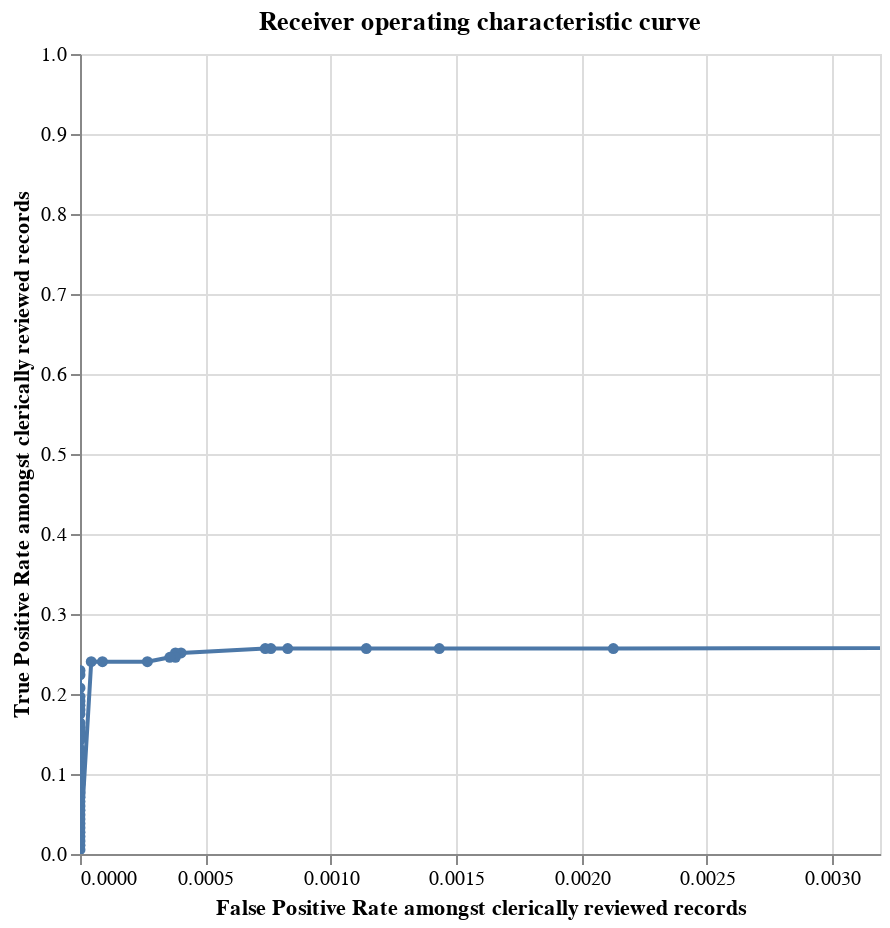

The notebook cell saved with this chart:
### Code cell
from splink.truth import labels_with_splink_scores, roc_chart, precision_recall_chart


roc_chart(labels_and_scores, spark)

### Figure 1 — Vega-Lite specification as saved in the notebook (floating-point values rounded to 4 significant figures)
{"$schema": "https://vega.github.io/schema/vega-lite/v4.8.1.json", "config": {"view": {"continuousHeight": 300, "continuousWidth": 400}}, "data": {"name": "data-fadd0e93e9546856cbc745a99e65285d", "values": [{"FN": 0, "FN_rate": 0, "FP": 44667, "FP_rate": 1, "N": 44667, "N_rate": 0.9959, "P": 183, "P_rate": 0.00408, "TN": 0, "TN_rate": 0, "TP": 183, "TP_rate": 1, "precision": 0.00408, "recall": 1, "row_count": 44850, "truth_threshold": 0}, {"FN": 136, "FN_rate": 0.7432, "FP": 95, "FP_rate": 0.002127, "N": 44667, "N_rate": 0.9959, "P": 183, "P_rate": 0.00408, "TN": 44572, "TN_rate": 0.9979, "TP": 47, "TP_rate": 0.2568, "precision": 0.331, "recall": 0.2568, "row_count": 44850, "truth_threshold": 0.004529}, {"FN": 136, "FN_rate": 0.7432, "FP": 64, "FP_rate": 0.001433, "N": 44667, "N_rate": 0.9959, "P": 183, "P_rate": 0.00408, "TN": 44603, "TN_rate": 0.9986, "TP": 47, "TP_rate": 0.2568, "precision": 0.4234, "recall": 0.2568, "row_count": 44850, "truth_threshold": 0.009696}, {"FN": 136, "FN_rate": 0.7432, "FP": 51, "FP_rate": 0.001142, "N": 44667, "N_rate": 0.9959, "P": 183, "P_rate": 0.00408, "TN": 44616, "TN_rate": 0.9989, "TP": 47, "TP_rate": 0.2568, "precision": 0.4796, "recall": 0.2568, "row_count": 44850, "truth_threshold": 0.01086}, {"FN": 136, "FN_rate": 0.7432, "FP": 37, "FP_rate": 0.0008284, "N": 44667, "N_rate": 0.9959, "P": 183, "P_rate": 0.00408, "TN": 44630, "TN_rate": 0.9992, "TP": 47, "TP_rate": 0.2568, "precision": 0.5595, "recall": 0.2568, "row_count": 44850, "truth_threshold": 0.02307}, {"FN": 136, "FN_rate": 0.7432, "FP": 34, "FP_rate": 0.0007612, "N": 44667, "N_rate": 0.9959, "P": 183, "P_rate": 0.00408, "TN": 44633, "TN_rate": 0.9992, "TP": 47, "TP_rate": 0.2568, "precision": 0.5802, "recall": 0.2568, "row_count": 44850, "truth_threshold": 0.04207}, {"FN": 136, "FN_rate": 0.7432, "FP": 33, "FP_rate": 0.0007388, "N": 44667, "N_rate": 0.9959, "P": 183, "P_rate": 0.00408, "TN": 44634, "TN_rate": 0.9993, "TP": 47, "TP_rate": 0.2568, "precision": 0.5875, "recall": 0.2568, "row_count": 44850, "truth_threshold": 0.05451}, {"FN": 137, "FN_rate": 0.7486, "FP": 18, "FP_rate": 0.000403, "N": 44667, "N_rate": 0.9959, "P": 183, "P_rate": 0.00408, "TN": 44649, "TN_rate": 0.9996, "TP": 46, "TP_rate": 0.2514, "precision": 0.7188, "recall": 0.2514, "row_count": 44850, "truth_threshold": 0.05999}, {"FN": 137, "FN_rate": 0.7486, "FP": 17, "FP_rate": 0.0003806, "N": 44667, "N_rate": 0.9959, "P": 183, "P_rate": 0.00408, "TN": 44650, "TN_rate": 0.9996, "TP": 46, "TP_rate": 0.2514, "precision": 0.7302, "recall": 0.2514, "row_count": 44850, "truth_threshold": 0.08191}, {"FN": 138, "FN_rate": 0.7541, "FP": 17, "FP_rate": 0.0003806, "N": 44667, "N_rate": 0.9959, "P": 183, "P_rate": 0.00408, "TN": 44650, "TN_rate": 0.9996, "TP": 45, "TP_rate": 0.2459, "precision": 0.7258, "recall": 0.2459, "row_count": 44850, "truth_threshold": 0.09581}, {"FN": 138, "FN_rate": 0.7541, "FP": 16, "FP_rate": 0.0003582, "N": 44667, "N_rate": 0.9959, "P": 183, "P_rate": 0.00408, "TN": 44651, "TN_rate": 0.9996, "TP": 45, "TP_rate": 0.2459, "precision": 0.7377, "recall": 0.2459, "row_count": 44850, "truth_threshold": 0.1104}, {"FN": 139, "FN_rate": 0.7596, "FP": 12, "FP_rate": 0.0002687, "N": 44667, "N_rate": 0.9959, "P": 183, "P_rate": 0.00408, "TN": 44655, "TN_rate": 0.9997, "TP": 44, "TP_rate": 0.2404, "precision": 0.7857, "recall": 0.2404, "row_count": 44850, "truth_threshold": 0.1221}, {"FN": 139, "FN_rate": 0.7596, "FP": 4, "FP_rate": 8.955e-05, "N": 44667, "N_rate": 0.9959, "P": 183, "P_rate": 0.00408, "TN": 44663, "TN_rate": 0.9999, "TP": 44, "TP_rate": 0.2404, "precision": 0.9167, "recall": 0.2404, "row_count": 44850, "truth_threshold": 0.1334}, {"FN": 139, "FN_rate": 0.7596, "FP": 2, "FP_rate": 4.478e-05, "N": 44667, "N_rate": 0.9959, "P": 183, "P_rate": 0.00408, "TN": 44665, "TN_rate": 1.0, "TP": 44, "TP_rate": 0.2404, "precision": 0.9565, "recall": 0.2404, "row_count": 44850, "truth_threshold": 0.2304}, {"FN": 141, "FN_rate": 0.7705, "FP": 0, "FP_rate": 0, "N": 44667, "N_rate": 0.9959, "P": 183, "P_rate": 0.00408, "TN": 44667, "TN_rate": 1, "TP": 42, "TP_rate": 0.2295, "precision": 1, "recall": 0.2295, "row_count": 44850, "truth_threshold": 0.324}, {"FN": 142, "FN_rate": 0.776, "FP": 0, "FP_rate": 0, "N": 44667, "N_rate": 0.9959, "P": 183, "P_rate": 0.00408, "TN": 44667, "TN_rate": 1, "TP": 41, "TP_rate": 0.224, "precision": 1, "recall": 0.224, "row_count": 44850, "truth_threshold": 0.6832}, {"FN": 145, "FN_rate": 0.7923, "FP": 0, "FP_rate": 0, "N": 44667, "N_rate": 0.9959, "P": 183, "P_rate": 0.00408, "TN": 44667, "TN_rate": 1, "TP": 38, "TP_rate": 0.2077, "precision": 1, "recall": 0.2077, "row_count": 44850, "truth_threshold": 0.8388}, {"FN": 147, "FN_rate": 0.8033, "FP": 0, "FP_rate": 0, "N": 44667, "N_rate": 0.9959, "P": 183, "P_rate": 0.00408, "TN": 44667, "TN_rate": 1, "TP": 36, "TP_rate": 0.1967, "precision": 1, "recall": 0.1967, "row_count": 44850, "truth_threshold": 0.8413}, {"FN": 148, "FN_rate": 0.8087, "FP": 0, "FP_rate": 0, "N": 44667, "N_rate": 0.9959, "P": 183, "P_rate": 0.00408, "TN": 44667, "TN_rate": 1, "TP": 35, "TP_rate": 0.1913, "precision": 1, "recall": 0.1913, "row_count": 44850, "truth_threshold": 0.879}, {"FN": 149, "FN_rate": 0.8142, "FP": 0, "FP_rate": 0, "N": 44667, "N_rate": 0.9959, "P": 183, "P_rate": 0.00408, "TN": 44667, "TN_rate": 1, "TP": 34, "TP_rate": 0.1858, "precision": 1, "recall": 0.1858, "row_count": 44850, "truth_threshold": 0.956}, {"FN": 150, "FN_rate": 0.8197, "FP": 0, "FP_rate": 0, "N": 44667, "N_rate": 0.9959, "P": 183, "P_rate": 0.00408, "TN": 44667, "TN_rate": 1, "TP": 33, "TP_rate": 0.1803, "precision": 1, "recall": 0.1803, "row_count": 44850, "truth_threshold": 0.9571}, {"FN": 151, "FN_rate": 0.8251, "FP": 0, "FP_rate": 0, "N": 44667, "N_rate": 0.9959, "P": 183, "P_rate": 0.00408, "TN": 44667, "TN_rate": 1, "TP": 32, "TP_rate": 0.1749, "precision": 1, "recall": 0.1749, "row_count": 44850, "truth_threshold": 0.9738}, {"FN": 153, "FN_rate": 0.8361, "FP": 0, "FP_rate": 0, "N": 44667, "N_rate": 0.9959, "P": 183, "P_rate": 0.00408, "TN": 44667, "TN_rate": 1, "TP": 30, "TP_rate": 0.1639, "precision": 1, "recall": 0.1639, "row_count": 44850, "truth_threshold": 0.9818}, {"FN": 154, "FN_rate": 0.8415, "FP": 0, "FP_rate": 0, "N": 44667, "N_rate": 0.9959, "P": 183, "P_rate": 0.00408, "TN": 44667, "TN_rate": 1, "TP": 29, "TP_rate": 0.1585, "precision": 1, "recall": 0.1585, "row_count": 44850, "truth_threshold": 0.9872}, {"FN": 155, "FN_rate": 0.847, "FP": 0, "FP_rate": 0, "N": 44667, "N_rate": 0.9959, "P": 183, "P_rate": 0.00408, "TN": 44667, "TN_rate": 1, "TP": 28, "TP_rate": 0.153, "precision": 1, "recall": 0.153, "row_count": 44850, "truth_threshold": 0.9877}, {"FN": 156, "FN_rate": 0.8525, "FP": 0, "FP_rate": 0, "N": 44667, "N_rate": 0.9959, "P": 183, "P_rate": 0.00408, "TN": 44667, "TN_rate": 1, "TP": 27, "TP_rate": 0.1475, "precision": 1, "recall": 0.1475, "row_count": 44850, "truth_threshold": 0.9914}, {"FN": 157, "FN_rate": 0.8579, "FP": 0, "FP_rate": 0, "N": 44667, "N_rate": 0.9959, "P": 183, "P_rate": 0.00408, "TN": 44667, "TN_rate": 1, "TP": 26, "TP_rate": 0.1421, "precision": 1, "recall": 0.1421, "row_count": 44850, "truth_threshold": 0.9935}, {"FN": 159, "FN_rate": 0.8689, "FP": 0, "FP_rate": 0, "N": 44667, "N_rate": 0.9959, "P": 183, "P_rate": 0.00408, "TN": 44667, "TN_rate": 1, "TP": 24, "TP_rate": 0.1311, "precision": 1, "recall": 0.1311, "row_count": 44850, "truth_threshold": 0.9976}, {"FN": 160, "FN_rate": 0.8743, "FP": 0, "FP_rate": 0, "N": 44667, "N_rate": 0.9959, "P": 183, "P_rate": 0.00408, "TN": 44667, "TN_rate": 1, "TP": 23, "TP_rate": 0.1257, "precision": 1, "recall": 0.1257, "row_count": 44850, "truth_threshold": 0.9986}, {"FN": 161, "FN_rate": 0.8798, "FP": 0, "FP_rate": 0, "N": 44667, "N_rate": 0.9959, "P": 183, "P_rate": 0.00408, "TN": 44667, "TN_rate": 1, "TP": 22, "TP_rate": 0.1202, "precision": 1, "recall": 0.1202, "row_count": 44850, "truth_threshold": 0.9987}, {"FN": 162, "FN_rate": 0.8852, "FP": 0, "FP_rate": 0, "N": 44667, "N_rate": 0.9959, "P": 183, "P_rate": 0.00408, "TN": 44667, "TN_rate": 1, "TP": 21, "TP_rate": 0.1148, "precision": 1, "recall": 0.1148, "row_count": 44850, "truth_threshold": 0.9994}, {"FN": 163, "FN_rate": 0.8907, "FP": 0, "FP_rate": 0, "N": 44667, "N_rate": 0.9959, "P": 183, "P_rate": 0.00408, "TN": 44667, "TN_rate": 1, "TP": 20, "TP_rate": 0.1093, "precision": 1, "recall": 0.1093, "row_count": 44850, "truth_threshold": 0.9997}, {"FN": 165, "FN_rate": 0.9016, "FP": 0, "FP_rate": 0, "N": 44667, "N_rate": 0.9959, "P": 183, "P_rate": 0.00408, "TN": 44667, "TN_rate": 1, "TP": 18, "TP_rate": 0.09836, "precision": 1, "recall": 0.09836, "row_count": 44850, "truth_threshold": 0.9998}, {"FN": 166, "FN_rate": 0.9071, "FP": 0, "FP_rate": 0, "N": 44667, "N_rate": 0.9959, "P": 183, "P_rate": 0.00408, "TN": 44667, "TN_rate": 1, "TP": 17, "TP_rate": 0.0929, "precision": 1, "recall": 0.0929, "row_count": 44850, "truth_threshold": 0.9999}, {"FN": 167, "FN_rate": 0.9126, "FP": 0, "FP_rate": 0, "N": 44667, "N_rate": 0.9959, "P": 183, "P_rate": 0.00408, "TN": 44667, "TN_rate": 1, "TP": 16, "TP_rate": 0.08743, "precision": 1, "recall": 0.08743, "row_count": 44850, "truth_threshold": 0.9999}, {"FN": 169, "FN_rate": 0.9235, "FP": 0, "FP_rate": 0, "N": 44667, "N_rate": 0.9959, "P": 183, "P_rate": 0.00408, "TN": 44667, "TN_rate": 1, "TP": 14, "TP_rate": 0.0765, "precision": 1, "recall": 0.0765, "row_count": 44850, "truth_threshold": 0.9999}, {"FN": 170, "FN_rate": 0.929, "FP": 0, "FP_rate": 0, "N": 44667, "N_rate": 0.9959, "P": 183, "P_rate": 0.00408, "TN": 44667, "TN_rate": 1, "TP": 13, "TP_rate": 0.07104, "precision": 1, "recall": 0.07104, "row_count": 44850, "truth_threshold": 0.9999}, {"FN": 171, "FN_rate": 0.9344, "FP": 0, "FP_rate": 0, "N": 44667, "N_rate": 0.9959, "P": 183, "P_rate": 0.00408, "TN": 44667, "TN_rate": 1, "TP": 12, "TP_rate": 0.06557, "precision": 1, "recall": 0.06557, "row_count": 44850, "truth_threshold": 1.0}, {"FN": 172, "FN_rate": 0.9399, "FP": 0, "FP_rate": 0, "N": 44667, "N_rate": 0.9959, "P": 183, "P_rate": 0.00408, "TN": 44667, "TN_rate": 1, "TP": 11, "TP_rate": 0.06011, "precision": 1, "recall": 0.06011, "row_count": 44850, "truth_threshold": 1.0}, {"FN": 173, "FN_rate": 0.9454, "FP": 0, "FP_rate": 0, "N": 44667, "N_rate": 0.9959, "P": 183, "P_rate": 0.00408, "TN": 44667, "TN_rate": 1, "TP": 10, "TP_rate": 0.05464, "precision": 1, "recall": 0.05464, "row_count": 44850, "truth_threshold": 1.0}, {"FN": 174, "FN_rate": 0.9508, "FP": 0, "FP_rate": 0, "N": 44667, "N_rate": 0.9959, "P": 183, "P_rate": 0.00408, "TN": 44667, "TN_rate": 1, "TP": 9, "TP_rate": 0.04918, "precision": 1, "recall": 0.04918, "row_count": 44850, "truth_threshold": 1.0}, {"FN": 175, "FN_rate": 0.9563, "FP": 0, "FP_rate": 0, "N": 44667, "N_rate": 0.9959, "P": 183, "P_rate": 0.00408, "TN": 44667, "TN_rate": 1, "TP": 8, "TP_rate": 0.04372, "precision": 1, "recall": 0.04372, "row_count": 44850, "truth_threshold": 1.0}, {"FN": 176, "FN_rate": 0.9617, "FP": 0, "FP_rate": 0, "N": 44667, "N_rate": 0.9959, "P": 183, "P_rate": 0.00408, "TN": 44667, "TN_rate": 1, "TP": 7, "TP_rate": 0.03825, "precision": 1, "recall": 0.03825, "row_count": 44850, "truth_threshold": 1.0}, {"FN": 177, "FN_rate": 0.9672, "FP": 0, "FP_rate": 0, "N": 44667, "N_rate": 0.9959, "P": 183, "P_rate": 0.00408, "TN": 44667, "TN_rate": 1, "TP": 6, "TP_rate": 0.03279, "precision": 1, "recall": 0.03279, "row_count": 44850, "truth_threshold": 1.0}, {"FN": 178, "FN_rate": 0.9727, "FP": 0, "FP_rate": 0, "N": 44667, "N_rate": 0.9959, "P": 183, "P_rate": 0.00408, "TN": 44667, "TN_rate": 1, "TP": 5, "TP_rate": 0.02732, "precision": 1, "recall": 0.02732, "row_count": 44850, "truth_threshold": 1.0}, {"FN": 179, "FN_rate": 0.9781, "FP": 0, "FP_rate": 0, "N": 44667, "N_rate": 0.9959, "P": 183, "P_rate": 0.00408, "TN": 44667, "TN_rate": 1, "TP": 4, "TP_rate": 0.02186, "precision": 1, "recall": 0.02186, "row_count": 44850, "truth_threshold": 1.0}, {"FN": 180, "FN_rate": 0.9836, "FP": 0, "FP_rate": 0, "N": 44667, "N_rate": 0.9959, "P": 183, "P_rate": 0.00408, "TN": 44667, "TN_rate": 1, "TP": 3, "TP_rate": 0.01639, "precision": 1, "recall": 0.01639, "row_count": 44850, "truth_threshold": 1.0}, {"FN": 181, "FN_rate": 0.9891, "FP": 0, "FP_rate": 0, "N": 44667, "N_rate": 0.9959, "P": 183, "P_rate": 0.00408, "TN": 44667, "TN_rate": 1, "TP": 2, "TP_rate": 0.01093, "precision": 1, "recall": 0.01093, "row_count": 44850, "truth_threshold": 1.0}, {"FN": 182, "FN_rate": 0.9945, "FP": 0, "FP_rate": 0, "N": 44667, "N_rate": 0.9959, "P": 183, "P_rate": 0.00408, "TN": 44667, "TN_rate": 1, "TP": 1, "TP_rate": 0.005464, "precision": 1, "recall": 0.005464, "row_count": 44850, "truth_threshold": 1.0}]}, "encoding": {"tooltip": [{"field": "truth_threshold", "type": "quantitative"}, {"field": "FP_rate", "type": "quantitative"}, {"field": "TP_rate", "type": "quantitative"}, {"field": "TP", "type": "quantitative"}, {"field": "TN", "type": "quantitative"}, {"field": "FP", "type": "quantitative"}, {"field": "FN", "type": "quantitative"}, {"field": "precision", "type": "quantitative"}, {"field": "recall", "type": "quantitative"}], "x": {"field": "FP_rate", "scale": {"domain": [0, 0.00319]}, "sort": ["truth_threshold"], "title": "False Positive Rate amongst clerically reviewed records", "type": "quantitative"}, "y": {"field": "TP_rate", "sort": ["truth_threshold"], "title": "True Positive Rate amongst clerically reviewed records", "type": "quantitative"}}, "height": 400, "mark": {"clip": true, "point": true, "type": "line"}, "selection": {"selector076": {"bind": "scales", "encodings": ["x"], "type": "interval"}}, "title": "Receiver operating characteristic curve", "width": 400}
